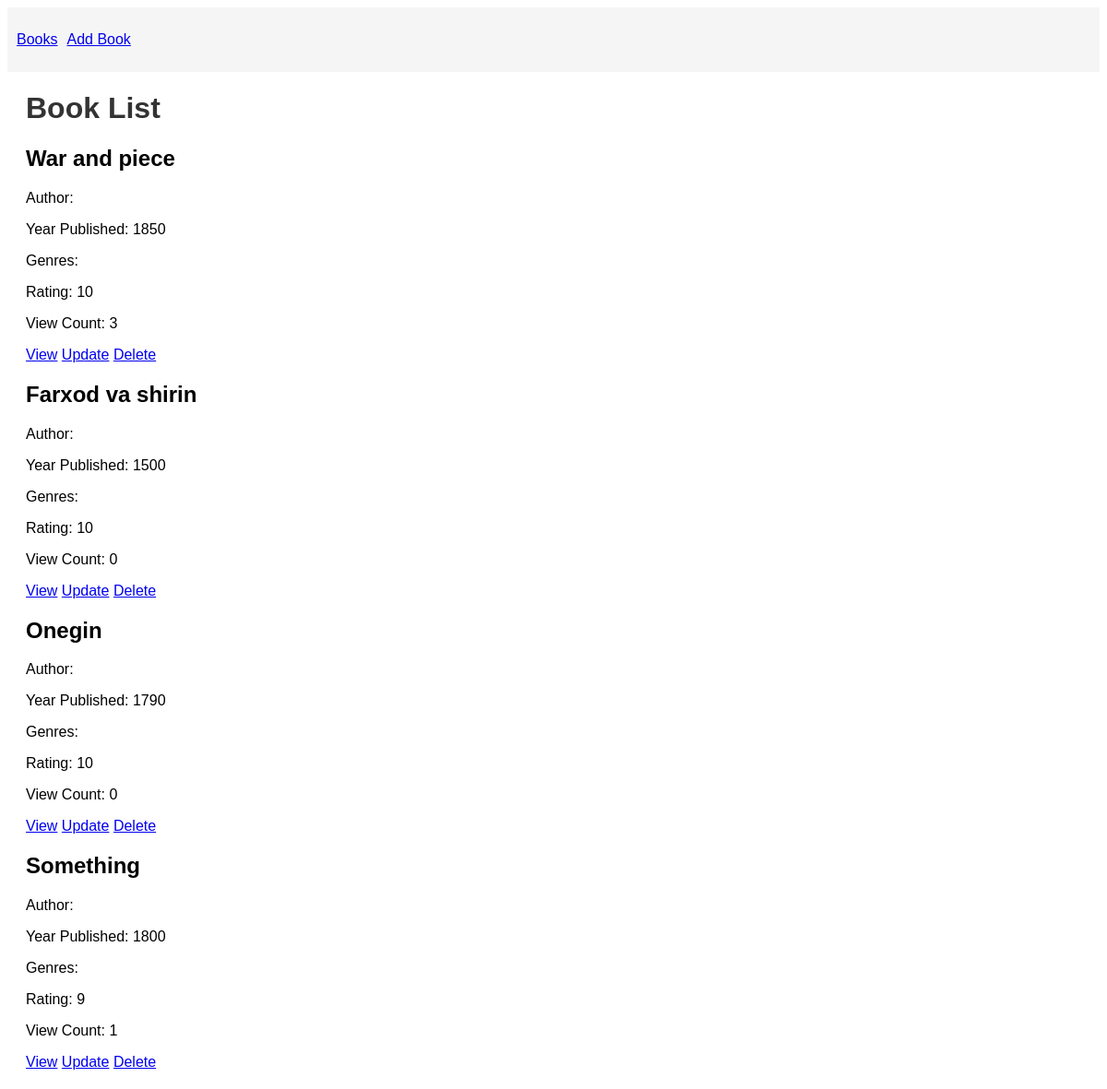
The page / on the database its author committed.
### books/models.py (models this page shows, shortened)
class Book(models.Model):
    title = models.CharField(max_length=100)
    slug = models.SlugField(unique=True)
    author = models.CharField(max_length=100)
    year_published = models.IntegerField()
    genres = models.CharField(max_length=100)
    rating = models.IntegerField(choices=[(i, i) for i in range(1, 11)])
    view_count = models.IntegerField(default=0)

### books/views.py (the view)
# urls.py: path('', views.book_list, name='book_list'),
def book_list(request):
    books = Book.objects.all()
    return render(request, 'books/book_list.html', {'books': books})

### books/templates/books/book_list.html
{% extends 'books/base.html' %}
{% block content %}
    <h1>Book List</h1>
    <ul>
      {% for book in books %}
        <li>
          <h2>{{ book.title }}</h2>
          <p>Author: {{ book.author }}</p>
          <p>Year Published: {{ book.year_published }}</p>
          <p>Genres: {{ book.genres.all|join:", " }}</p>
          <p>Rating: {{ book.rating }}</p>
          <p>View Count: {{ book.view_count }}</p>
          <a href="{% url 'book_detail' slug=book.slug %}">View</a>
          <a href="{% url 'book_update' slug=book.slug %}">Update</a>
          <a href="{% url 'book_delete' slug=book.slug %}">Delete</a>
        </li>
      {% endfor %}
    </ul>
{% endblock %}

### books/templates/books/base.html (shortened to what this page needs)
<!DOCTYPE html>
{% load static %}
<html lang="en">
<head>
  <link rel="stylesheet" type="text/css" href="{% static 'css/styles.css' %}">
</head>
<body>
    <div class="navbar">
      <ul>
        <li><a href="{% url 'book_list' %}">Books</a></li>
        <li><a href="{% url 'book_create' %}">Add Book</a></li>
      </ul>
    </div>
  <div class="content">
    {% block content %}
    {% endblock %}
  </div>
</body>
</html>

### books/templates/static/css/styles.css (style rules this page uses)
body { font-family: Arial, sans-serif; }
h1 { color: #333; }
ul { list-style: none; padding: 0; }
.navbar { background-color: #f5f5f5; padding: 10px; }
.navbar ul { display: flex; }
.navbar li { margin-right: 10px; }
.content { margin: 20px; }

### rows shown on the page
Book: title "War and piece", year_published "1850", rating "10", view_count "3"
Book: title "Farxod va shirin", year_published "1500", rating "10", view_count "0"
Book: title "Onegin", year_published "1790", rating "10", view_count "0"
Book: title "Something", year_published "1800", rating "9", view_count "1"
